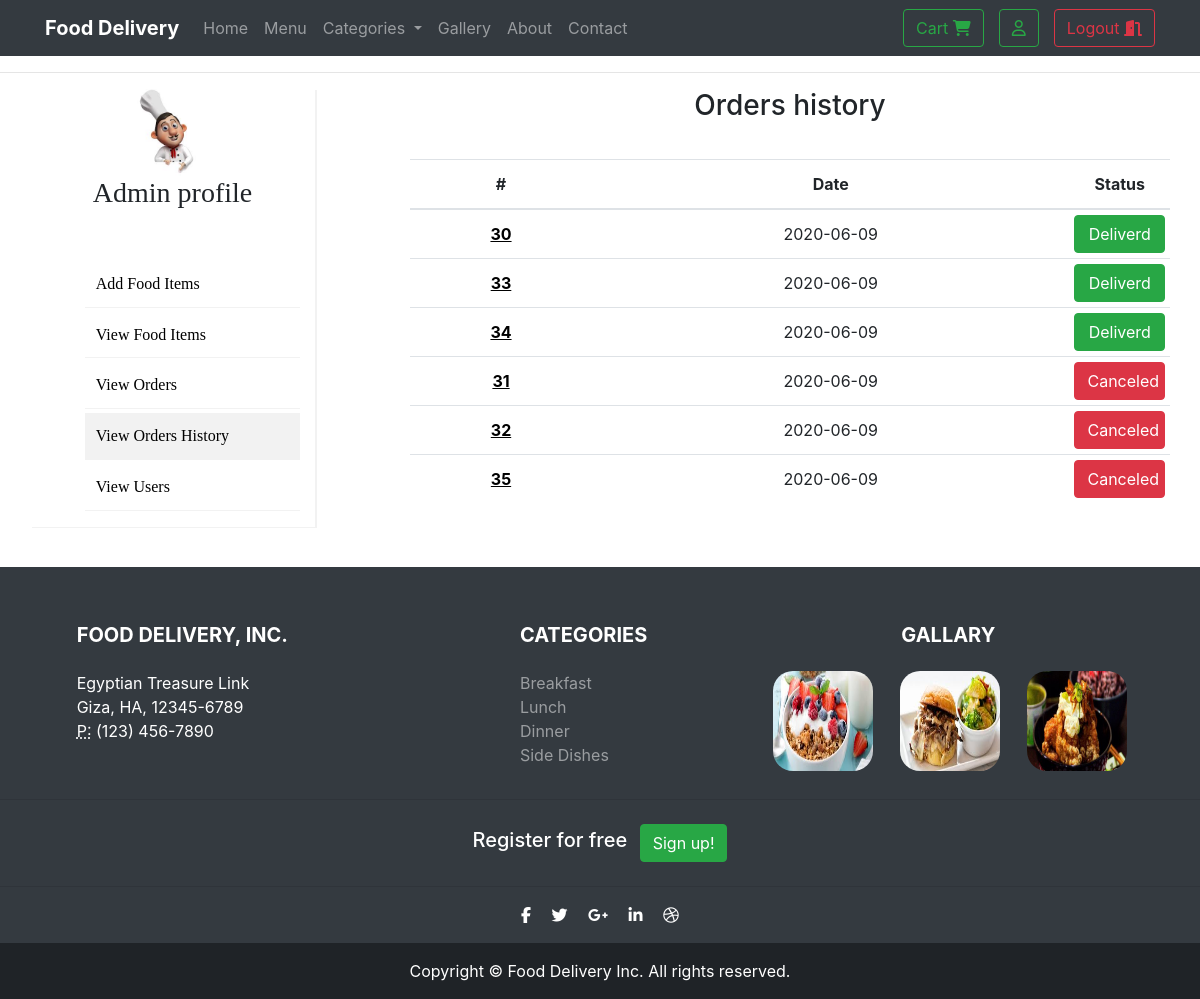
The app's page /View/ordershistory.php (signed in) with its own data.
### tables this page shows
CREATE TABLE `orders` (
  `id` int(11) NOT NULL,
  `total_price` double NOT NULL,
  `date` date NOT NULL,
  `agent_name` varchar(45) NOT NULL,
  `adress` varchar(100) NOT NULL,
  `phone_number` int(11) NOT NULL,
  `user_id` int(11) NOT NULL,
  `status_id` int(11) NOT NULL
);

### lib/autoload.php (called while the page is built, shortened)
<?php
class AutoLoad {
	public static function autoload ($className){
		$className= $className.'.php';
		$className= strtolower($className);
	}
}
?>

### lib/PDOConnection.php (called while the page is built, shortened)
<?php
class PDOConnection {
    private static $_instance;
    private static $_handler;
    public function __call($name, $arguments)
    {
        return @call_user_func_array(array(&self::$_handler, $name), $arguments);
    }
    protected static function init()
    {
        try {
            self::$_handler = new \PDO(
                'mysql:hostname=localhost;dbname=ofos_db',
                'root','', array(
                    \PDO::ATTR_ERRMODE => \PDO::ERRMODE_EXCEPTION,
                    \PDO::MYSQL_ATTR_INIT_COMMAND => 'SET NAMES utf8'
                )
            );
        } catch (\PDOException $e) {
            echo "Failed to connect database";
            self::$_handler = NULL;
        }
    }
    public static function getInstance()
    {
        if(self::$_instance === null) {
            self::$_instance = new self();
        }
        return self::$_instance;
    }
}
?>

### Model/orders.php (called while the page is built, shortened)
<?php
class orders {
    public static function getOrdersHistory($id){
        $sql = "SELECT * FROM orders where (status_id = 2 OR status_id = 3)";
        try{
            $data = PDOConnection::getInstance()->query($sql);
        }catch(\PDOException $e){
            return -1;
        }
        return $data;
    }
}
?>

### Controller/order.php (called while the page is built, shortened)
<?php
class order{
    public function viewOrdersHistory(){
        switch($_SESSION['role']){
            case "admin":
                return orders::getOrdersHistory("any");
            break;
        }
        return false;
    }
}
?>

### View/ordershistory.php (the view, shortened to what this page needs)
<?php
include(realpath(dirname(__FILE__)).'\..\lib\autoload.php');
$op = $_SESSION['object'];
?>
<!DOCTYPE html>
<html lang="en">
  <head>
    <?php include("parts/head.php");?>
  </head>
  <body>
    <?php include("parts/nav.php");?>
    <div class="container">
        <div class="row">
            <div class="col-lg-3 col-md-3 col-sm-4 col-xs-12" style="box-shadow: 2px 1px #f2f2f2;">
                <div style="text-align: center;"><img src="images/chefProfile.png" class="img-responsive center-block" style="width: 30%;"></div>
                <div style="text-align: center;font-family: initial;"><h3>Admin profile</h3></div>
                <div  style="margin-top: 20%;font-family: initial;">
                <ul class="admin-ul">
                    <a href="addfood.php"><li>Add Food Items</li></a>
                    <a href="viewfood.php"><li>View Food Items</li></a>
                    <a href="vieworders.php"><li>View Orders</li></a>
                    <a href="ordershistory.php"><li style="background-color: #f2f2f2;">View Orders History</li></a>
                    <a href="viewusers.php"><li>View Users</li></a>
                </ul>
                </div>
            </div>
            <div class="col-lg-1"></div>
            <div class="col-lg-8 col-md-9 col-sm-8 col-xs-12">
                <h3 style="text-align: center;margin-bottom: 5%;">Orders history</h3>
                 <div class="row text-center mt-4">
                     <table class="table table-hover">
  <thead>
    <tr>
        <th scope="col">#</th>
      <th scope="col">Date</th>
      <th scope="col">Status</th>
    </tr>
  </thead>
  <tbody >
    <?php
        $data = $op->orderOP->viewOrdersHistory();
        foreach($data as $row){
            echo '
                <tr>
                  <th scope="row"><a href="orderinformation.php?id='.$row["id"].'" style="color: black;text-decoration: underline;">'.$row["id"].'</a></th>
                  <td>'.$row["date"].'</td>
                  <td style="width: 40px;padding: 5px;">
                  ';
            if($row["status_id"] == 2)
                echo'
                    <button class="btn btn-success" name="deliverd" style="width:90.53px;">Deliverd</button>
                ';
            else
                echo'
                    <button class="btn btn-danger" name="canceled" style="width:90.53px;">Canceled</button>
                ';
            echo'
                    </td>
                </tr>';
        }
      ?>
  </tbody>
</table>
                </div>
            </div>
        </div>
    </div>
      <?php include("parts/footer.php");?>
  </body>
</html>

### View/parts/head.php (shortened to what this page needs)
<link rel="stylesheet" href="https://stackpath.bootstrapcdn.com/bootstrap/4.3.1/css/bootstrap.min.css">
<link href="css/style.css" rel="stylesheet">
<link rel="stylesheet" href="https://cdnjs.cloudflare.com/ajax/libs/font-awesome/4.7.0/css/font-awesome.min.css">

### View/parts/nav.php (shortened to what this page needs)
   <nav class="navbar navbar-expand-lg navbar-dark bg-dark">
     <div class="container">
       <a class="navbar-brand" href="index.php" style="font-weight: bold;">Food Delivery</a>
       <div class="collapse navbar-collapse" id="navbarSupportedContent">
         <ul class="navbar-nav mr-auto">
           <li class="nav-item">
             <a class="nav-link" href="index.php">Home <span class="sr-only">(current)</span></a>
           </li>
           <li class="nav-item">
             <a class="nav-link" href="index.php#Menu">Menu</a>
           </li>
           <li class="nav-item dropdown">
           <a class="nav-link dropdown-toggle" href="#" id="navbarDropdown" role="button" data-toggle="dropdown" aria-haspopup="true" aria-expanded="false">
         Categories
       </a>
     </li>
             <li class="nav-item">
             <a class="nav-link" href="#">Gallery</a>
           </li>
           <li class="nav-item">
             <a class="nav-link" href="#">About</a>
           </li>
           <li class="nav-item">
             <a class="nav-link" href="#">Contact</a>
           </li>
         </ul>
           <a href="cart.php"><button class="btn btn-outline-success my-2 my-sm-0" type="submit" style="margin-right: 15px">Cart
	    <i class="fas fa-shopping-cart"></i>
         </button></a>
       <?php
           if(isset($_SESSION['login'])){
               if($_SESSION['role'] == "user")
                   echo '<a href="user.php"><button class="btn btn-outline-success my-2 my-sm-0" type="submit" style="margin-right: 15px">
                   <i class="far fa-user"></i>
                   </button></a>';
               else{
                   if($_SESSION['role'] == "admin")
                   echo '<a href="admin.php"><button class="btn btn-outline-success my-2 my-sm-0" type="submit" style="margin-right: 15px">
                   <i class="far fa-user"></i>
                   </button></a>';
               }
               echo '<form method = "post" style = "margin: 0px;"><button class="btn btn-outline-danger my-2 my-sm-0" name = "logout" type="submit">Logout <i class="fas fa-door-open"></i></button></form>';
           } else{
               echo '<a href="login.php"><button class="btn btn-outline-success my-2 my-sm-0" type="submit">Login</button></a>';
           }
       ?>
       </div>
     </div>
   </nav>
<hr>

### View/parts/footer.php (shortened to what this page needs)
<footer style = "background-color: #343a40; margin-top: 40px;padding-top: 40px; color: white;">
  <div class="container text-center text-md-left">
    <div class="row">
      <div class="col-md-4 mx-auto">
        <h5 class="font-weight-bold text-uppercase mt-3 mb-4">Food Delivery, Inc.</h5>
        <address>
            Egyptian Treasure Link<br>
            Giza, HA, 12345-6789<br>
            <abbr title="Phone">P:</abbr> (123) 456-7890
          </address>
      </div>
      <div class="col-md-2 mx-auto">
        <h5 class="font-weight-bold text-uppercase mt-3 mb-4">Categories</h5>
        <ul class="list-unstyled">
          <li>
            <a href="#!" style="color: #ffffff80">Breakfast</a>
          </li>
          <li>
            <a href="#!" style="color: #ffffff80">Lunch</a>
          </li>
          <li>
            <a href="#!" style="color: #ffffff80">Dinner</a>
          </li>
          <li>
            <a href="#!" style="color: #ffffff80">Side Dishes</a>
          </li>
        </ul>
      </div>
      <div class="col-md-4 mx-auto" style="text-align: center;">
        <h5 class="font-weight-bold text-uppercase mt-3 mb-4">Gallary</h5>
          <div class="row">
              <div class="col-lg-4 col-md-4 col-sm-4">
                <img src="images/g1%20(1).jpg" class="img-responsive center-block" style="height: 100px; width: 100px; border-radius: 20px;">
              </div>
              <div class="col-lg-4 col-md-4 col-sm-4">
                <img src="images/g1%20(2).jpg" class="img-responsive center-block" style="height: 100px; width: 100px; border-radius: 20px;">
              </div>
              <div class="col-lg-4 col-md-4 col-sm-4">
                <img src="images/g1%20(3).jpg" class="img-responsive center-block" style="height: 100px; width: 100px; border-radius: 20px;">
              </div>
          </div>
      </div>
    </div>
  </div>
  <hr>
  <ul class="list-unstyled list-inline text-center py-2">
    <li class="list-inline-item">
      <h5 class="mb-1">Register for free</h5>
    </li>
    <li class="list-inline-item">
      <a href="signup.php" class="btn btn-rounded" style="background-color: #28a745;border-color: #28a745; color: white;">Sign up!</a>
    </li>
  </ul>
  <hr>
  <ul class="list-unstyled list-inline text-center">
    <li class="list-inline-item">
      <a class="btn-floating btn-fb mx-1">
        <i class="fab fa-facebook-f"> </i>
      </a>
    </li>
    <li class="list-inline-item">
      <a class="btn-floating btn-tw mx-1">
        <i class="fab fa-twitter"> </i>
      </a>
    </li>
    <li class="list-inline-item">
      <a class="btn-floating btn-gplus mx-1">
        <i class="fab fa-google-plus-g"> </i>
      </a>
    </li>
    <li class="list-inline-item">
      <a class="btn-floating btn-li mx-1">
        <i class="fab fa-linkedin-in"> </i>
      </a>
    </li>
    <li class="list-inline-item">
      <a class="btn-floating btn-dribbble mx-1">
        <i class="fab fa-dribbble"> </i>
      </a>
    </li>
  </ul>
  <div class="footer-copyright text-center py-3" style="background-color: #1f2327;">Copyright © Food Delivery Inc. All rights reserved.
  </div>
</footer>

### View/css/style.css (style rules this page uses)
.admin-ul { list-style-type: none; }
.admin-ul li { padding: 5%; margin-bottom: 2%; border-bottom: 1px solid #f2f2f2; }
.admin-ul a { color: black; text-decoration: none; }

### records on screen
orders: id "30", date "2020-06-09", shows "Deliverd"
orders: id "33", date "2020-06-09", shows "Deliverd"
orders: id "34", date "2020-06-09", shows "Deliverd"
orders: id "31", date "2020-06-09", shows "Canceled"
orders: id "32", date "2020-06-09", shows "Canceled"
orders: id "35", date "2020-06-09", shows "Canceled"
